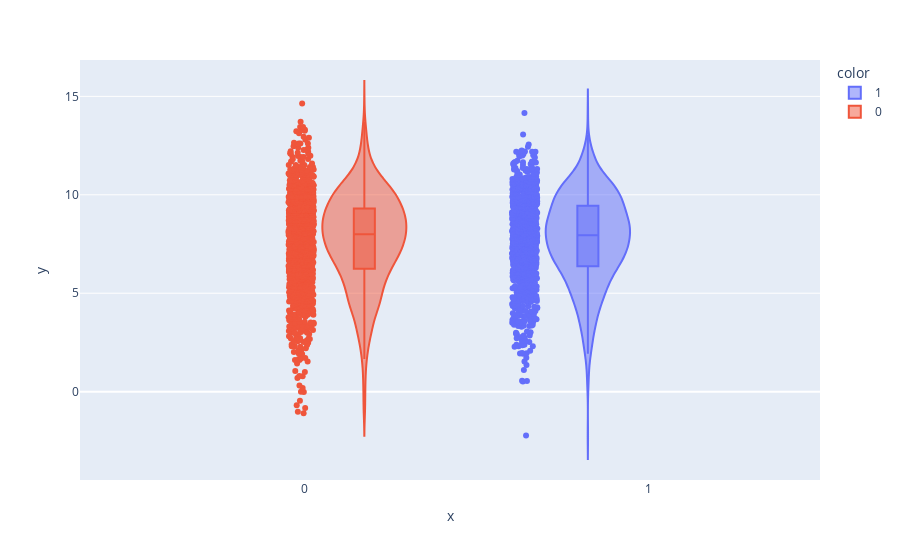

The notebook cell saved with this chart:
### Code cell
px.violin(x = df['win_or_loss'], y =  np.log(df['contract_value']), \
    points="all", color = df['win_or_loss'], box = True )

### Figure 1 — Plotly figure (JSON) as saved in the notebook; plotly's stock layout.template omitted (floating-point values rounded to 4 significant figures; data arrays with more than 128 entries replaced by an {"elided": "..."} marker saying what was removed)
{"data": [{"alignmentgroup": "True", "box": {"visible": true}, "hovertemplate": "color=1<br>x=%{x}<br>y=%{y}<extra></extra>", "legendgroup": "1", "marker": {"color": "#636efa"}, "name": "1", "offsetgroup": "1", "orientation": "v", "points": "all", "scalegroup": "True", "showlegend": true, "type": "violin", "x": {"elided": "2222 int values"}, "x0": " ", "xaxis": "x", "y": {"elided": "2222 float values"}, "y0": " ", "yaxis": "y"}, {"alignmentgroup": "True", "box": {"visible": true}, "hovertemplate": "color=0<br>x=%{x}<br>y=%{y}<extra></extra>", "legendgroup": "0", "marker": {"color": "#EF553B"}, "name": "0", "offsetgroup": "0", "orientation": "v", "points": "all", "scalegroup": "True", "showlegend": true, "type": "violin", "x": {"elided": "4392 int values"}, "x0": " ", "xaxis": "x", "y": {"elided": "4392 float values"}, "y0": " ", "yaxis": "y"}], "layout": {"legend": {"title": {"text": "color"}, "tracegroupgap": 0}, "margin": {"t": 60}, "violinmode": "group", "xaxis": {"anchor": "y", "domain": [0, 1], "title": {"text": "x"}}, "yaxis": {"anchor": "x", "domain": [0, 1], "title": {"text": "y"}}}}
